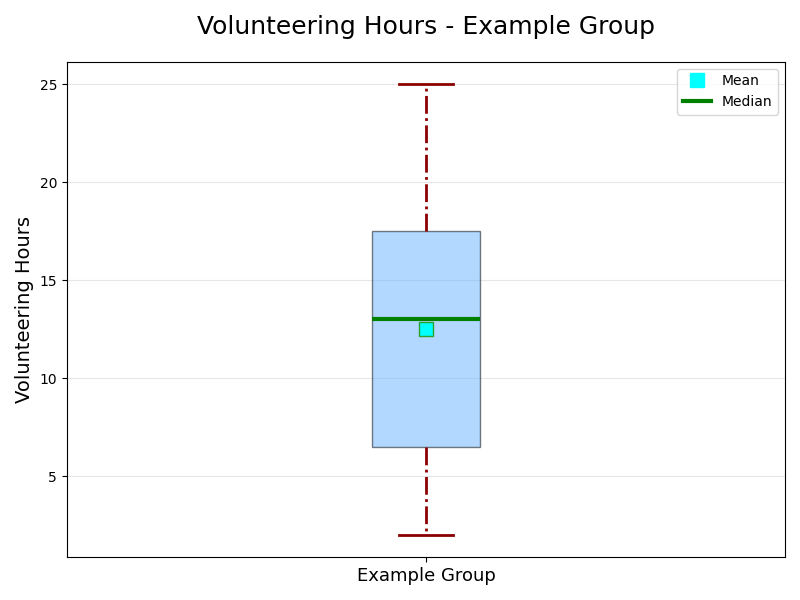

This chart was generated by the following Python code:
import matplotlib.pyplot as plt

# A single group of volunteering hours
volunteering_hours = [2, 4, 6, 8, 12, 14, 16, 18, 20, 25]  # Example group

# Create the plot
fig, ax = plt.subplots(figsize=(8, 6))

# Generate vertical box plot
bp = ax.boxplot(volunteering_hours, vert=True, patch_artist=True, notch=False,
                meanline=False, showmeans=True, meanprops=dict(marker='s', markerfacecolor='cyan', markersize=10))

# Customizing the appearance of the box plots
bp['boxes'][0].set(facecolor='#66B3FF', alpha=0.5)

# Customize whiskers, caps, medians, means styles
for whisker in bp['whiskers']:
    whisker.set(color='darkred', linewidth=2, linestyle="-.")

for cap in bp['caps']:
    cap.set(color='darkred', linewidth=2)

for median in bp['medians']:
    median.set(color='green', linewidth=3)

for mean in bp['means']:
    mean.set(marker='s', markerfacecolor='cyan', markersize=10)

# Alter title and labels
ax.set_title('Volunteering Hours - Example Group', fontsize=18, fontweight='normal', pad=20)
ax.set_ylabel('Volunteering Hours', fontsize=14)
ax.set_xticklabels(['Example Group'], fontsize=13)

# Change grid style
ax.yaxis.grid(True, linestyle='-', alpha=0.3)

# Add legend
mean_legend = plt.Line2D([], [], color='cyan', marker='s', linestyle='None', markersize=10, label='Mean')
median_legend = plt.Line2D([], [], color='green', linestyle='-', linewidth=3, label='Median')
ax.legend(handles=[mean_legend, median_legend], loc='upper right')

plt.tight_layout()
plt.show()
